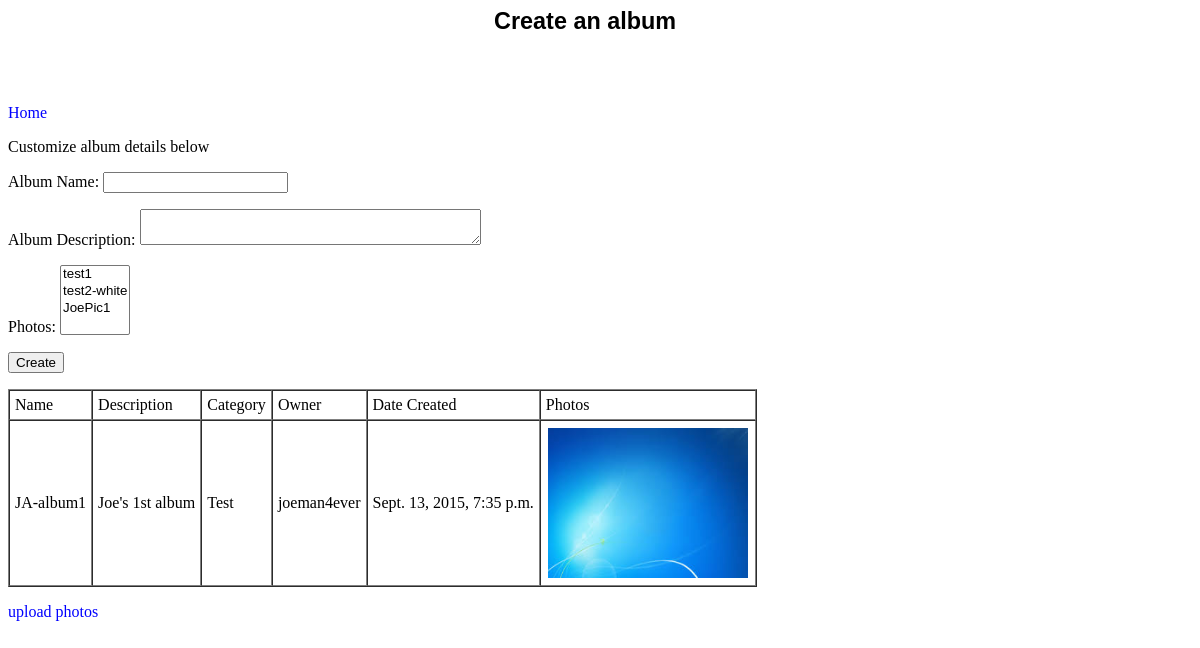
The page /picsite/albums/ (signed in) on the database as committed earlier.
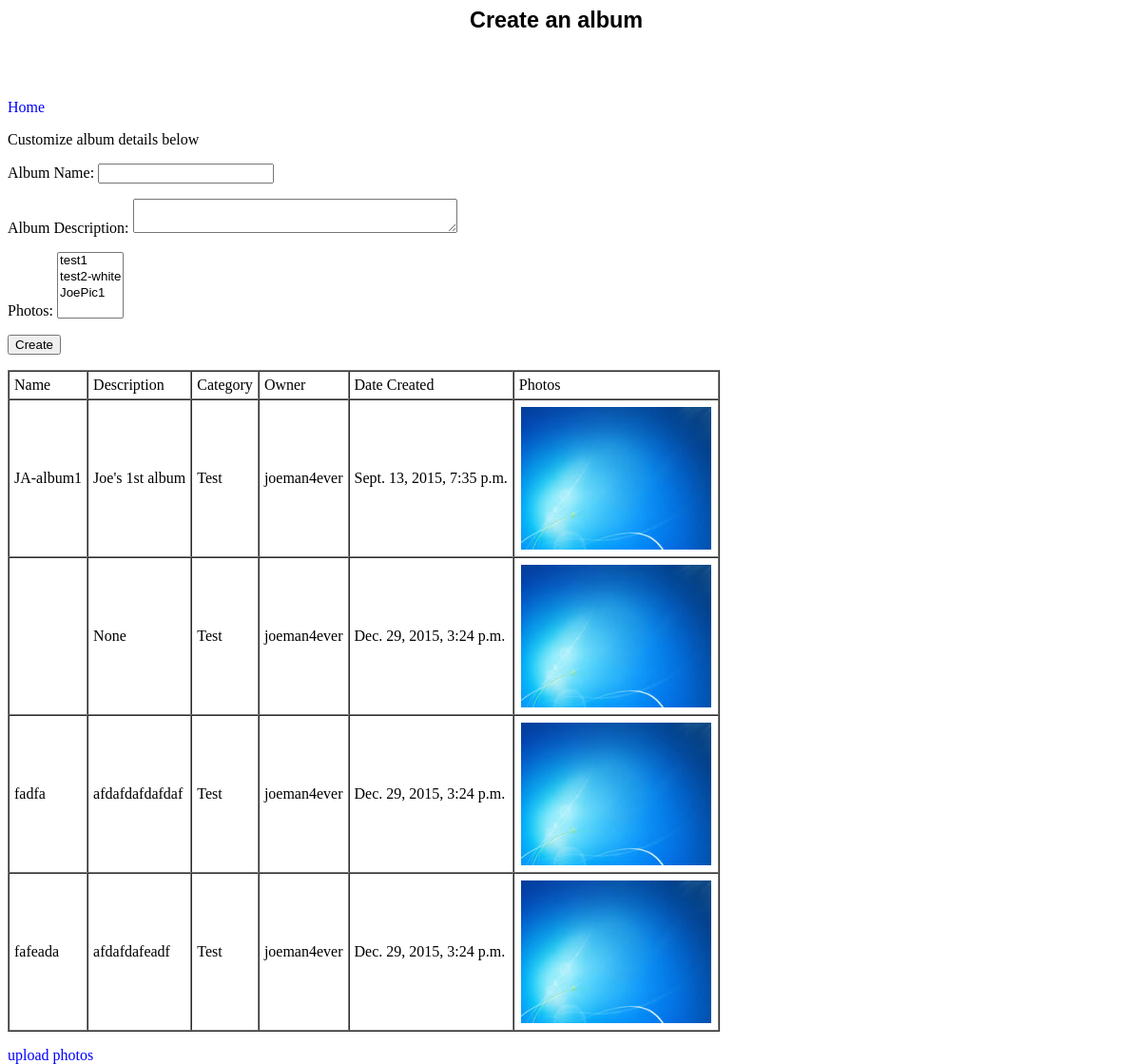
The same page on the database as committed later.
### picsite/models.py (models this page shows, shortened)
class Photo(models.Model):
	name = models.CharField('name', max_length=50)
	uploadDate = models.DateTimeField('date', default=timezone.now, null=True)
	uploadPath = models.ImageField('path', upload_to= 'images/%Y/%m/%d/')
	caption = models.CharField(max_length=200, null=True)
	longitude = models.IntegerField(null=True)
	latitude = models.IntegerField(null=True)
	owner = models.ForeignKey(User)
	def __str__(self):
		return self.name

class Album(models.Model):
	name = models.CharField(max_length=50)
	dateCreated = models.DateTimeField('created', default=timezone.now, null=True)
	description = models.CharField(max_length=300, null=True)
	category = models.CharField(max_length=50, default="Test")
	photos = models.ManyToManyField(Photo)
	owner = models.ForeignKey(User)

### picsite/views.py (the view)
def albums(request):
	title = "Create an album"
	if request.method=="POST":
		albumInstance = Album(owner=request.user)
		form = AlbumForm(request.POST, request.FILES, instance=albumInstance)
		if form.is_valid():
			form.save()
			return HttpResponseRedirect(reverse('picsite:albums'))
	else:
		form = AlbumForm()
	albums = Album.objects.filter(owner=request.user.id)
	photos = Photo.objects.filter(owner=request.user.id)
	context = {
		'title': title,
		'form': form,
		'albums': albums,
		'photos': photos
	}
	return render(request, 'picsite/albums.html', context)

### picsite/forms.py
class AlbumForm(ModelForm):
	photos = ImageField
	class Meta:
		model = Album
		fields = ['name', 'description', 'photos']
		widgets = {
			'description' : Textarea(attrs={'cols': 40, 'rows': 2}),
		}
		labels = {
			'name': _('Album Name'),
			'description': _('Album Description'),
		}
		help_texts = {
			'name': _(' '),
		}
		error_messages = {
			'name': {
				'max_length': _('Your album name is wayyy too long!'),
			},
		}

### picsite/templates/picsite/albums.html
{% load staticfiles %}
<link rel="stylesheet" type="text/css" href="{% static 'picsite/style.css' %}" />
<div class="header">
	<h3>{{ title }}</h3>
</div>
<p><a href="{% url 'picsite:home' %}"> Home </a></p>
Customize album details below
	<form action="{% url 'picsite:albums' %}" method="POST" enctype="multipart/form-data">
		{% csrf_token %} {{ form.as_p }}
		<input type="submit" value="Create" />
	</form>
<table border="1", cellspacing="0", cellpadding="5">
	<tr>
		<td>Name</td>
		<td>Description</td>
		<td>Category</td>
		<td>Owner</td>
		<td>Date Created</td>
		<td>Photos</td>
	</tr>
{% for album in albums %}
	<tr>
		<td>{{ album.name }}</td>
		<td>{{ album.description }}</td>
		<td>{{ album.category }}</td>
		<td>{{ album.owner }}</td>
		<td>{{ album.dateCreated }}</td>
		<td>{% for photo in photos %}
			<a href="{{ photo.uploadPath.url }}"><img src="{{ photo.uploadPath.url }}"></a><br />
			{% endfor %}
		</td>
	</tr>
{% endfor %}
</table>
<p>
<a href="{% url 'picsite:upload' %}">upload photos</a>
</p>

### picsite/static/picsite/style.css (style rules this page uses)
.header { margin-bottom: 50px; border-radius: 5px; width: 99%; height:10%; margin-left: -9px; margin-bottom: 3px; text-align: center; font-family: Garamond, sans-Serif; font-size: 20px; padding-top: px; }
a:link { color: blue; text-decoration: none; }
img { width: 200px; height: 150px; padding: 2px; float: left; }

Rows that differ between the two databases and show on the page:
added Album: description "None", category "Test", owner "joeman4ever", dateCreated "Dec. 29, 2015, 3:24 p.m.", Photo (uploadPath (picture))
added Album: name "fadfa", description "afdafdafdafdaf", category "Test", owner "joeman4ever", dateCreated "Dec. 29, 2015, 3:24 p.m.", Photo (uploadPath (picture))
added Album: name "fafeada", description "afdafdafeadf", category "Test", owner "joeman4ever", dateCreated "Dec. 29, 2015, 3:24 p.m.", Photo (uploadPath (picture))
